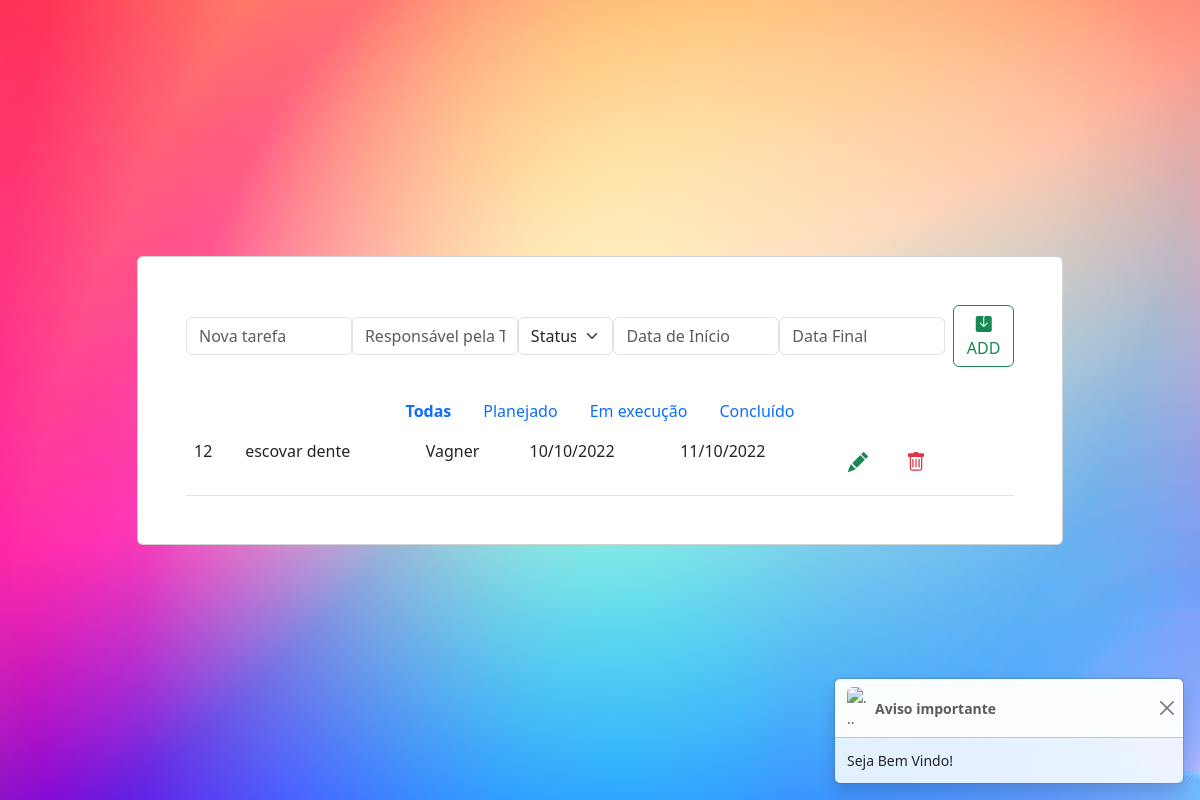
Screenshot of /aula-13/index.php?status=execucao with the database file from the repository.
### tables this page shows
CREATE TABLE `t_tarefas` (
  `id` int(11) NOT NULL,
  `descricao` varchar(1000) NOT NULL,
  `responsavel` varchar(300) NOT NULL,
  `status` varchar(100) NOT NULL,
  `inicio` varchar(15) NOT NULL,
  `fim` varchar(15) NOT NULL
);

### aula-13/index.php (the view, shortened to what this page needs)
<?php include_once "header.php"; ?>
<?php include_once "mensagens.php"; ?>
<form class="d-flex justify-content-center align-items-center mb-4" action="inserir-tarefa.php" method="post">
    <div class="form-outline flex-fill">
        <input type="text" id="form2" class="form-control" placeholder="Nova tarefa" name="tarefa">
    </div>
    <div class="form-outline flex-fill">
        <input type="text" id="form2" class="form-control" placeholder="Responsável pela Tarefa" name="responsavel">
    </div>
    <div class="form-outline flex-fill">
    <select class="form-select" aria-label="Default select example" name="status">
    <option selected>Status</option>
    </select>
    </div>
    <div class="form-outline flex-fill">
    <input type="text" class="form-control" name="inicio" placeholder="Data de Início" data-mask="00/00/0000" maxlength="10" autocomplete="off">
    </div>
    <div class="form-outline flex-fill">
    <input type="text" class="form-control"  placeholder="Data Final" name="fim" data-mask="00/00/0000" maxlength="10" autocomplete="off">
    </div>
    <button type="submit" class="btn btn-outline-success ms-2 ">
        <i class="bi bi-save-fill"></i> ADD</button>
</form>
<ul class="nav justify-content-center">
    <li class="nav-item">
        <a class="nav-link active" aria-current="page" href="index.php">Todas</a>
    </li>
    <li class="nav-item">
        <a class="nav-link" href="index.php?status=planejado">Planejado
        </a>
    </li>
    <li class="nav-item">
        <a class="nav-link" href="index.php?status=execucao">Em execução</a>
    </li>
    <li class="nav-item">
        <a class="nav-link" href="index.php?status=concluido">Concluído
        </a>
    </li>
</ul>
<table class="table mb-0 table-hover">
    <?php
    include "conexao.php";
    $condicao = "";
    $status = $_GET["status"] ?? "";
    if ($status != ""){
        $condicao = "where status = '$status'";
    }
    $sqlBusca = "select * from t_tarefas $condicao";
    $todasAsTarefas = mysqli_query($conexao, $sqlBusca);
    while ($umaTarefa = mysqli_fetch_assoc($todasAsTarefas)) {
    ?>
        <tr class="fw-lighter">
            <td><?php echo $umaTarefa['id']; ?> </td>
            <td><?php echo $umaTarefa['descricao']; ?></td>
            <td><?php echo $umaTarefa['responsavel']; ?></td>
            <td><?php echo $umaTarefa['inicio']; ?></td>
            <td><?php echo $umaTarefa['fim']; ?></td>
            <td>
            <span>
                <a class='btn btn-lg text-success' href="alterar-tarefa.php?id=<?php echo $umaTarefa['id']?>"><i class="bi bi-pencil-fill"></i></a>
                <a class='btn btn-lg text-danger' href="excluir-tarefa.php?id=<?php echo $umaTarefa['id']; ?>"><i class="bi bi-trash"></i></a>
            </span>
            </td>
    <?php
    }
    ?>
</table>
<?php include_once "footer.php"; ?>

### aula-13/header.php (style rules this page uses)
.active { font-weight: bold; }

### rows the page displays
t_tarefas: id "12", descricao "escovar dente", responsavel "Vagner", inicio "10/10/2022", fim "11/10/2022"

### other values shown
$msg "Seja Bem Vindo!"
